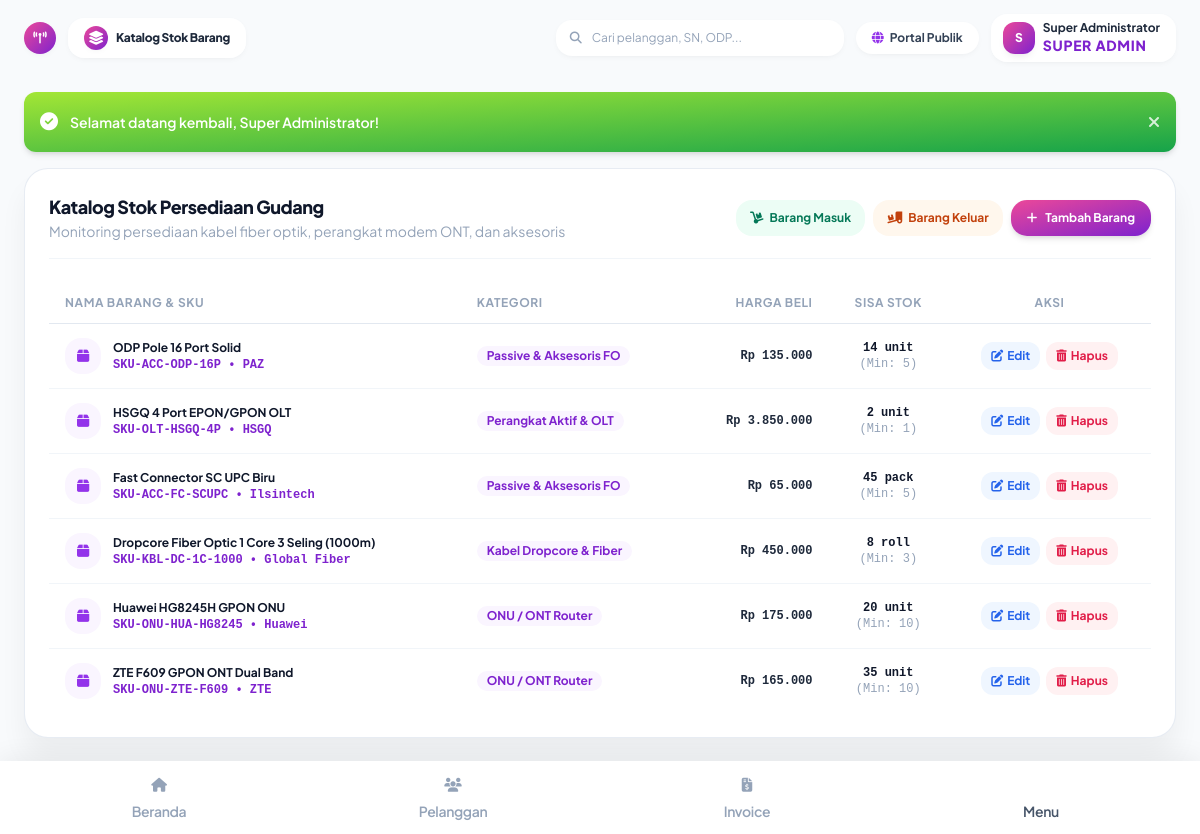
/index.php?page=inventory (signed in), run on an earlier commit of the app's database.
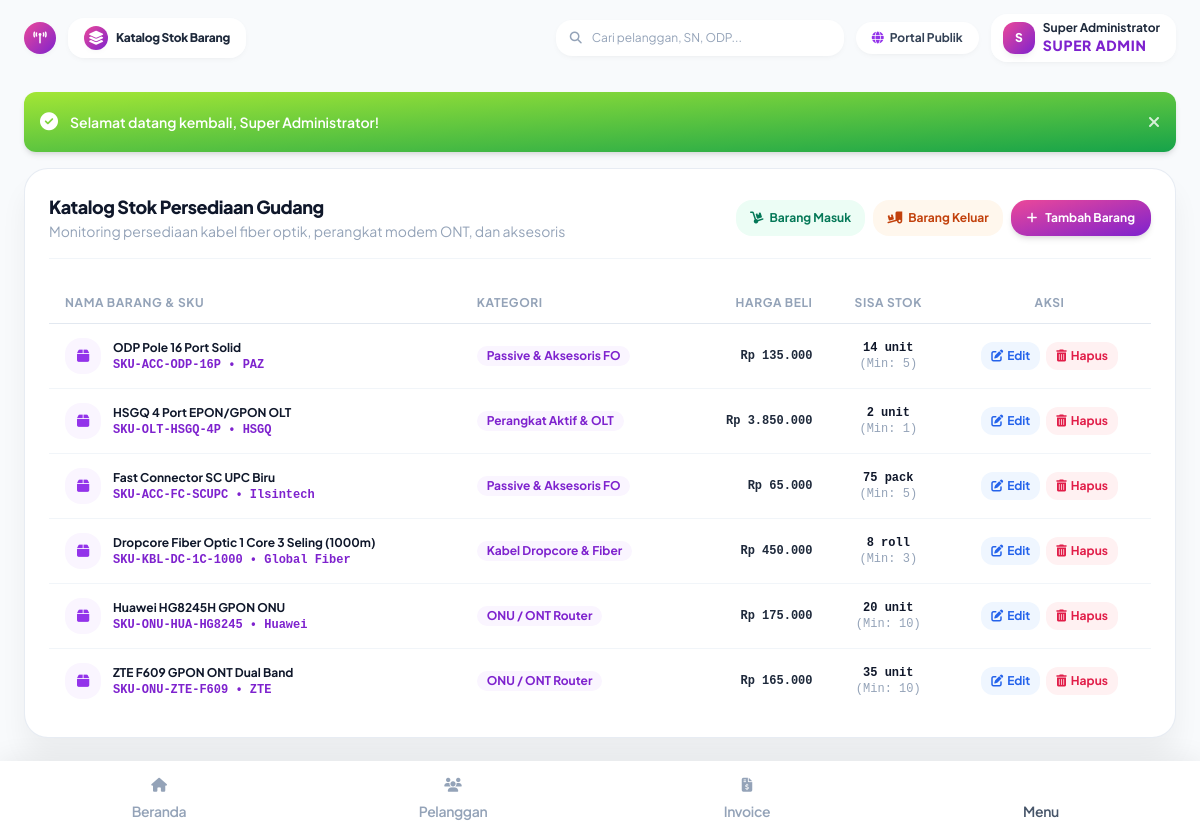
And on a later commit of the database.
### tables this page shows
CREATE TABLE inventory_items (
    id INTEGER PRIMARY KEY AUTOINCREMENT,
    sku TEXT NOT NULL UNIQUE,
    name TEXT NOT NULL,
    category_id INTEGER,
    brand TEXT,
    model TEXT,
    unit TEXT NOT NULL DEFAULT 'pcs',
    purchase_price INTEGER NOT NULL DEFAULT 0,
    selling_price INTEGER NOT NULL DEFAULT 0,
    min_stock INTEGER NOT NULL DEFAULT 5,
    current_stock INTEGER NOT NULL DEFAULT 0,
    warehouse_id INTEGER,
    supplier_id INTEGER,
    image TEXT,
    description TEXT,
    status TEXT NOT NULL DEFAULT 'active',
    created_at DATETIME DEFAULT CURRENT_TIMESTAMP,
    updated_at DATETIME DEFAULT CURRENT_TIMESTAMP,
    FOREIGN KEY (category_id) REFERENCES inventory_categories(id) ON DELETE SET NULL,
    FOREIGN KEY (warehouse_id) REFERENCES warehouses(id) ON DELETE SET NULL,
    FOREIGN KEY (supplier_id) REFERENCES suppliers(id) ON DELETE SET NULL
);

CREATE TABLE inventory_categories (
    id INTEGER PRIMARY KEY AUTOINCREMENT,
    name TEXT NOT NULL,
    description TEXT
);

### app/Controllers/InventoryController.php (called while the page is built, shortened)
<?php
require_once __DIR__ . '/../Helpers/Helper.php';
class InventoryController {
    public function index(): void {
        $pdo = getDbConnection();
        $items = $pdo->query("
            SELECT i.*, c.name as category_name, w.name as warehouse_name
            FROM inventory_items i
            LEFT JOIN inventory_categories c ON i.category_id = c.id
            LEFT JOIN warehouses w ON i.warehouse_id = w.id
            ORDER BY i.id DESC
        ")->fetchAll();
        require __DIR__ . '/../Views/inventory/index.php';
        require __DIR__ . '/../Views/layouts/main.php';
    }
}

### app/Helpers/Helper.php (called while the page is built, shortened)
<?php
class Helper {
    public static function e(?string $value): string {
        return htmlspecialchars($value ?? '', ENT_QUOTES, 'UTF-8');
    }
    public static function formatRupiah(int|float $amount, bool $withSymbol = true): string {
        $formatted = number_format((float)$amount, 0, ',', '.');
        return $withSymbol ? 'Rp ' . $formatted : $formatted;
    }
}

### app/Views/inventory/index.php (the view, shortened to what the changed rows need)
<div class="bg-white rounded-3xl p-6 border border-slate-200/80 shadow-soft-xl space-y-6">
  <div class="overflow-x-auto">
    <table class="w-full text-xs text-left">
      <thead>
        <tr class="border-b border-slate-200 text-slate-400 uppercase text-3xs tracking-wider">
          <th class="py-3 px-4 font-bold">Nama Barang & SKU</th>
          <th class="py-3 px-4 font-bold">Kategori</th>
          <th class="py-3 px-4 font-bold text-right">Harga Beli</th>
          <th class="py-3 px-4 font-bold text-center">Sisa Stok</th>
          <th class="py-3 px-4 font-bold text-center">Aksi</th>
        </tr>
      </thead>
      <tbody class="divide-y divide-slate-100">
        <?php if (empty($items)): ?>
        <tr>
          <td colspan="5" class="py-12 text-center text-slate-400">
            <i class="fa-solid fa-boxes-stacked text-3xl mb-2 block text-slate-300"></i>
            Belum ada data barang di inventaris gudang
          </td>
        </tr>
        <?php else: ?>
          <?php foreach ($items as $item):
            $isLow = ($item['current_stock'] <= $item['min_stock']);
          ?>
          <tr class="hover:bg-slate-50/80 transition-colors">
            <td class="py-3.5 px-4 whitespace-nowrap">
              <div class="flex items-center gap-3">
                <div class="w-9 h-9 rounded-2xl bg-purple-50 text-purple-600 flex items-center justify-center text-sm font-black shrink-0">
                  <i class="fa-solid fa-box"></i>
                </div>
                <div>
                  <span class="text-xs font-bold text-slate-900 block"><?php echo Helper::e($item['name']); ?></span>
                  <span class="text-3xs text-purple-700 font-mono font-bold"><?php echo Helper::e($item['sku']); ?> &bull; <?php echo Helper::e($item['brand'] ?: 'Generic'); ?></span>
                </div>
              </div>
            </td>
            <td class="py-3.5 px-4 whitespace-nowrap text-xs text-slate-600">
              <span class="px-2.5 py-0.5 rounded-xl bg-purple-50 text-purple-700 font-bold text-3xs inline-block">
                <?php echo Helper::e($item['category_name'] ?: 'Umum'); ?>
              </span>
            </td>
            <td class="py-3.5 px-4 text-right whitespace-nowrap text-xs font-bold text-slate-800 font-mono">
              <?php echo Helper::formatRupiah($item['purchase_price']); ?>
            </td>
            <td class="py-3.5 px-4 text-center whitespace-nowrap text-xs font-mono">
              <span class="font-bold <?php echo $isLow ? 'text-red-600' : 'text-slate-900'; ?>">
                <?php echo $item['current_stock']; ?> <?php echo Helper::e($item['unit']); ?>
              </span>
              <span class="text-3xs text-slate-400 block font-normal">(Min: <?php echo $item['min_stock']; ?>)</span>
            </td>
            <td class="py-3.5 px-4 text-center whitespace-nowrap">
              <div class="flex items-center justify-center gap-1.5">
                <button type="button"
                        onclick='openEditItemModal(<?php echo htmlspecialchars(json_encode($item), ENT_QUOTES, "UTF-8"); ?>)'
                        class="px-2.5 py-1.5 text-blue-600 hover:text-blue-700 bg-blue-50 hover:bg-blue-100 rounded-xl font-bold text-2xs transition-colors inline-flex items-center gap-1"
                        title="Edit Data Barang">
                  <i class="fa-solid fa-pen-to-square text-xs"></i>
                  <span>Edit</span>
                </button>
                <button type="button"
                        onclick="confirmDeleteItem(<?php echo $item['id']; ?>, '<?php echo Helper::e(addslashes($item['name'])); ?>', <?php echo (int)$item['current_stock']; ?>)"
                        class="px-2.5 py-1.5 text-rose-600 hover:text-rose-700 bg-rose-50 hover:bg-rose-100 rounded-xl font-bold text-2xs transition-colors inline-flex items-center gap-1"
                        title="Hapus Barang">
                  <i class="fa-solid fa-trash-can text-xs"></i>
                  <span>Hapus</span>
                </button>
              </div>
            </td>
          </tr>
          <?php endforeach; ?>
        <?php endif; ?>
      </tbody>
    </table>
  </div>
</div>

What changed in the data, as far as the page shows it:
changed inventory_items "Fast Connector SC UPC Biru": current_stock "45" → "75"
